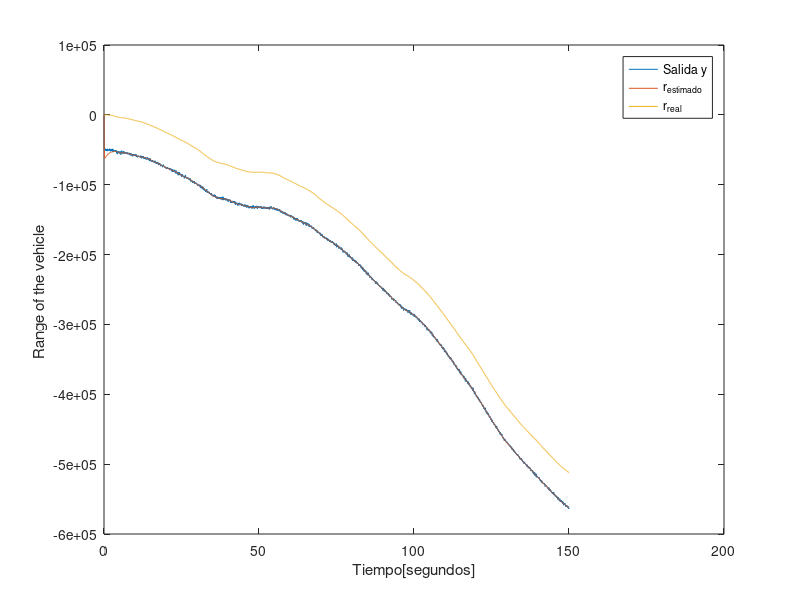
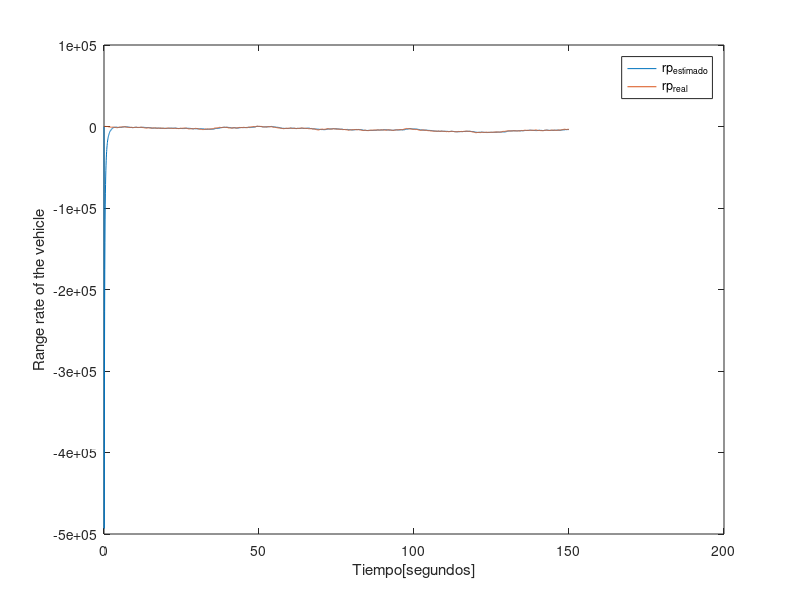
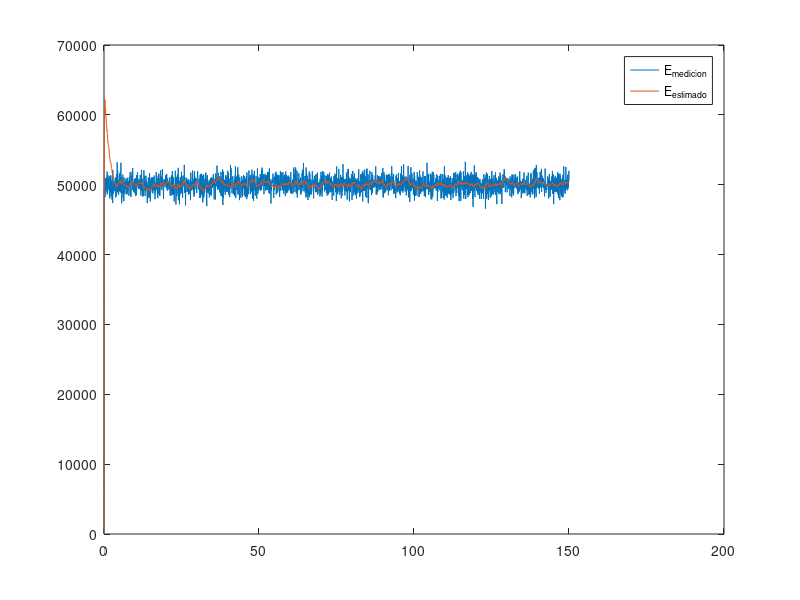
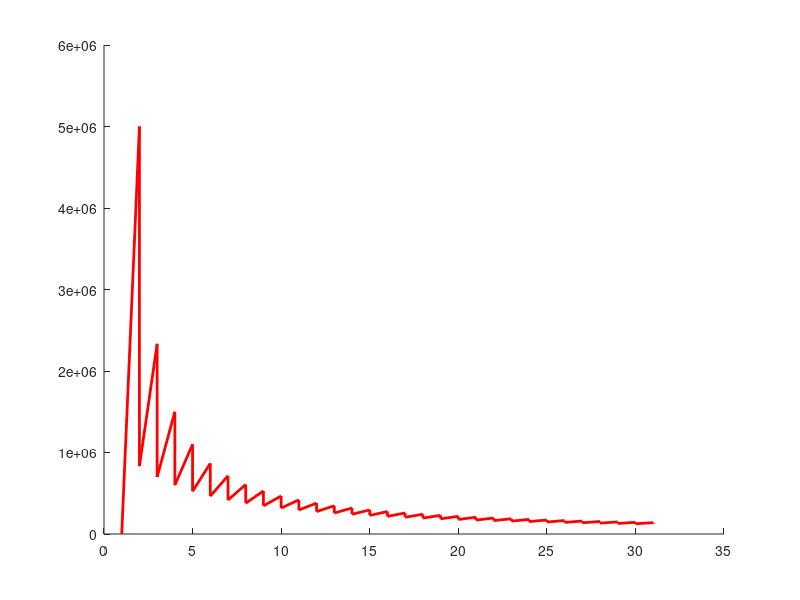

MATLAB code to generate these figures, in order:
clc
clear all
close all

T = 0.05;              %Intervalo de muestreo
t = [0:T:150];    %Vector de tiempo

%----------------------- Ruido de medición -------------------------
sigma_r=1000^2;      %Varianza para el ruido v1
sigma_t= 0.017^2;    %Varianza para el ruido v2
MED =0;              %Media del ruido
v1=sqrt(0.25*(sigma_r))*((2*randn(length(t),1)-100));
v2=sqrt(0.5*(sigma_t))*((2*randn(length(t),1)-1));
media_v=mean(v2)
varianza_v=var(v2)
% figure(20)
% hist(v)
v=[v1;
   v2]; 
%-------------------- Ruido del sistema ------------------------------
sigma_1=(103/3)^2;    %Varianza para el ruido w1
sigma_2=0.000000013;  %Varianza para el ruido w2  
MED =0;               %Media del ruido
w1=sqrt(0.25*(sigma_1))*((2*randn(length(t),1)-0.009999)); %Generar el ruido w1
w2=sqrt(0.25*(sigma_2))*((2*randn(length(t),1)-1)); %Generar el ruido w2
%hist(v)
media_w= mean(w2)
varianza_w=var(w2)
%--------------------------- Sistema --------------------------------

x = [0 0 0 0 0 0];                %Valores iniciales de x

H = [1 0 0 0 0 0;
     0 0 0 1 0 0];                %Matriz H

                           
 %y = H*x';                        %Valores medidos con ruido

rho=0.5;

F=[1 T  0  0 0  0;
   0 1  1  0 0  0;
   0 0 rho 0 0  0;
   0 0  0  1 T  0;
   0 0  0  0 1  1;
   0 0  0  0 0 rho];  


%----------------- Parámetros e inicializacion -----------------------

Pmas=[sigma_r          (sigma_r)/T              0        0                          0                   0;
     (sigma_r)/T  ((2*sigma_r)/(T^2))+sigma_1   0        0                          0                   0;
     0                         0                  sigma_1    0                          0                   0;
     0                         0                      0     sigma_t               (sigma_t)/T             0; 
     0                         0                      0    (sigma_t)/T   ((2*sigma_t)/(T^2))+sigma_2    0;
     0                         0                      0        0                          0               sigma_2];


Q=[ 0 0    0       0 0     0;
    0 0    0       0 0     0;
    0 0 sigma_1  0 0     0;
    0 0    0       0 0     0;
    0 0    0       0 0     0;
    0 0    0       0 0  sigma_2];

R=[sigma_r   0;
     0      sigma_t];

xmas = x;

w=[0;
   0;
   w1;
   0;
   0;
   w2];
%Calcular todos los datos del sistema  
for i=2:length (t)
    x(i,:) = F*x(i-1,:)' + w(i); % (real)
    y(i,:) = H*x(i,:)' + v(i); % (Ruido)
end

%Calcular todos los datos (estimados)
for i=2:length(t)
    
    %Prediccion
    
    xmenos(i,:)=F*xmas(i-1,:)';
    Pmenos = F*Pmas*F'+Q;
    pminus(:,:,i)=Pmenos;
    
    %Actualizacion
    
    K = Pmenos*H'*inv(H*Pmenos*H'+R);
    Pmas = Pmenos - K*H*Pmenos;
    Pplus(:,:,i)=Pmas;
    xmas(i,:) = xmenos(i,:)'+K*(y(i)-H*xmenos(i,:)');
end

%Grafica de la salida (posición) con ruido y la estimada
figure(1)
plot(t,y(:,1),t,xmas(:,1),t,x(:,1))
ylabel(' Range of the vehicle  ')
xlabel('Tiempo[segundos]')
legend('Salida y','r_{estimado}','r_{real}')

%Grafica de la velocidad  con ruido y la estimada
figure(2)
plot(t,xmas(:,2),t,x(:,2))
ylabel(' Range rate of the vehicle ')
xlabel('Tiempo[segundos]')
legend('rp_{estimado}','rp_{real}')

%Grafica del error de posición
figure(3)
e_m = x(:,1)-y(:,1);
e_e = x(:,1)-xmas(:,1);
plot(t,e_m,t,e_e)
legend('E_{medicion}','E_{estimado}')

%Grafica de la varianza
figure(4)
hold on
for i=1:30
    plot([i i+1],[Pplus(1,1,i) pminus(1,1,i+1)],'r','LineWidth',2)
    plot([i+1 i+1],[pminus(1,1,i+1) Pplus(1,1,i+1)],'r','LineWidth',2)
end